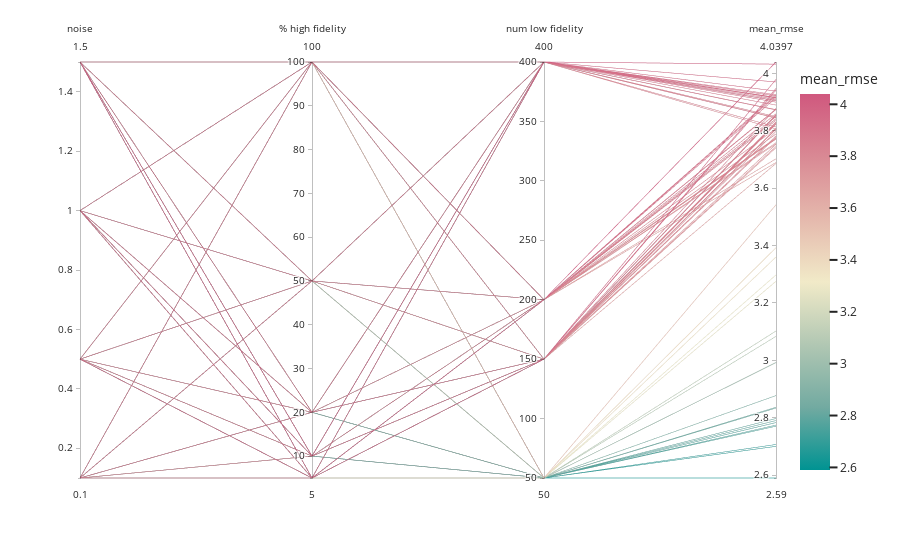

Here is the notebook cell this chart was saved with:
### Code cell
import plotly.express as px
pd.DataFrame.iteritems = pd.DataFrame.items

fig = px.parallel_coordinates(
    df_mf,
    # color=df_mf.index,
    color='mean_rmse', 
    dimensions=['noise', r'% high fidelity', 'num low fidelity', 'mean_rmse'],                              
    color_continuous_scale=px.colors.diverging.Tealrose, 
    color_continuous_midpoint=2, 
    template='seaborn', 
    range_color=[df.mean_rmse.min(), df_mf.mean_rmse.max()]
)

fig.write_image("../figs/mf_mean_rmse.pdf", format="pdf")
fig.write_image("../figs/mf_mean_rmse.png", format="png")
fig.show()
